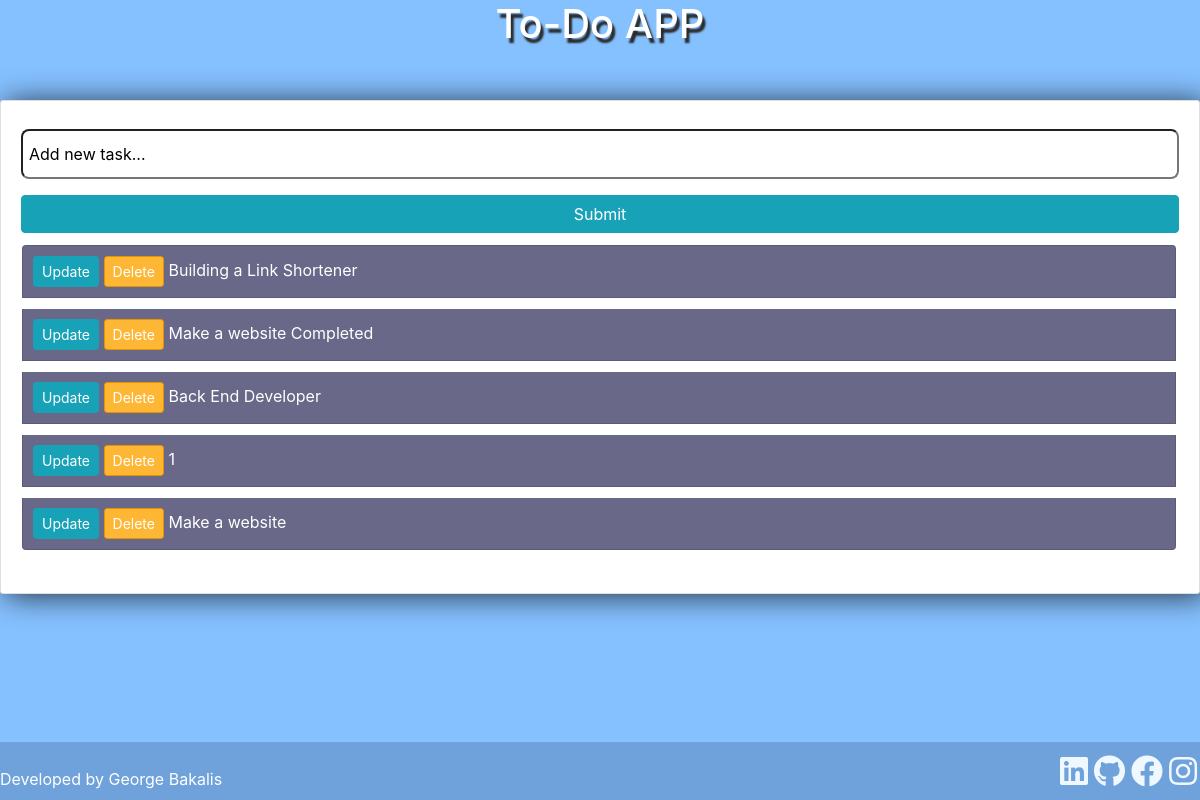
The page / on the database its author committed.
### tasks/models.py (models this page shows)
class Task(models.Model):
	title = models.CharField(max_length=200)
	complete = models.BooleanField(default=False)
	created = models.DateTimeField(auto_now_add=True)
	def __str__(self):
		return self.title

### tasks/views.py (the view)
# urls.py: path('', views.index, name="list"),
def index(request):
	tasks = Task.objects.all()
	form = TaskForm()
	if request.method =='POST':
		form = TaskForm(request.POST)
		if form.is_valid():
			form.save()
		return redirect('/')
	context = {'tasks':tasks, 'form':form}
	return render(request, 'tasks/list.html', context)

### tasks/forms.py
class TaskForm(forms.ModelForm):
	title= forms.CharField(widget= forms.TextInput(attrs={'placeholder':'Add new task...'}))
	class Meta:
		model = Task
		fields = '__all__'

### tasks/templates/tasks/list.html (shortened to what this page needs)
<!doctype html>
<html lang="en">
  <head>
	<link rel="stylesheet" href="https://stackpath.bootstrapcdn.com/bootstrap/4.4.1/css/bootstrap.min.css">
	<link rel="stylesheet" href="https://use.fontawesome.com/releases/v5.14.0/css/all.css">
	<link rel="stylesheet" href="static/style.css">
  </head>
  <body>
   <center><h1 class="special-css">To-Do APP</h1></center>
   <br>
   <div class="card" >
		<form method="POST" action="/">
			{{form.title}}
			<input class="btn btn-info" type="submit" name="Create Task">
		</form>
		<div class="d-flex flex-column bd-highlight mb-3">
			<ul class="list-group">
				{% for task in tasks %}
				<li class="list-group-item" style="color: white;">
					<a class="btn btn-sm btn-info" href="{% url 'update_task' task.id %}">Update</a>
					<a class="btn btn-sm btn-danger" href="{% url 'delete' task.id %}">Delete</a>
					{% if task.complete == True %}
					<strike>{{task}}</strike>
					{% else %}
					<span>{{task}}</span>
					{% endif %}
				</li>
				{% endfor %}
			</ul>
		</div>
	</div>
	<footer class="footer">
		<span class="footer-span">Developed by George Bakalis</span>
		<a href="https://www.instagram.com/george_bakalis_/" target="_blank"><i class="fab fa-instagram fa-2x"></i></a>
		<a href="https://www.facebook.com/georgeb.backy/" target="_blank"><i class="fab fa-facebook fa-2x"></i></a>
		<a href="https://github.com/GeorgeBacky" target="_blank"><i class="fab fa-github fa-2x"></i></a>
		<a href="https://www.linkedin.com/in/giwrgos-bakalis01/" target="_blank"><i class="fab fa-linkedin fa-2x"></i></a>
	</footer>
  </body>
</html>

### tasks/static/style.css (style rules this page uses)
input { width: 100%; padding: 11px 6px; margin: 8px 0; display: flex; border-radius: 8px; }
body { background-color: #85c0ff; }
.card { margin: 20px auto; padding:20px; border-radius: 3px; background-color: #ffffff; box-shadow: 6px 2px 30px 0px rgba(0,0,0,0.75); display: flexbox; }
.list-group-item { padding: 10px; margin: 4px 3px 7px 1px;; background-color: #696888; }
.btn-danger { background-color: #fdb734; border-color: #e59400; }
input::placeholder { color: #000000; }
.special-css { color: #ffffff; background: #85c0ff; text-shadow: 3px 5px 2px #292929; }
.footer-span { float: left; padding-top: 25px; }
.fab, .far { font-weight: 400; padding: 3px; display: inline-block; float: right; margin: 10px 0px; margin-top: 10px; margin-right: 0px; margin-bottom: 10px; margin-left: 0px; color: aliceblue; }
.footer { position: fixed; left: 0; bottom: 0; width: 100%; background-color: #6fa2da; color: white; text-align: center; }

### rows shown on the page
Task: title "Building a Link Shortener"
Task: title "Make a website Completed"
Task: title "Back End Developer"
Task: title "1"
Task: title "Make a website"
